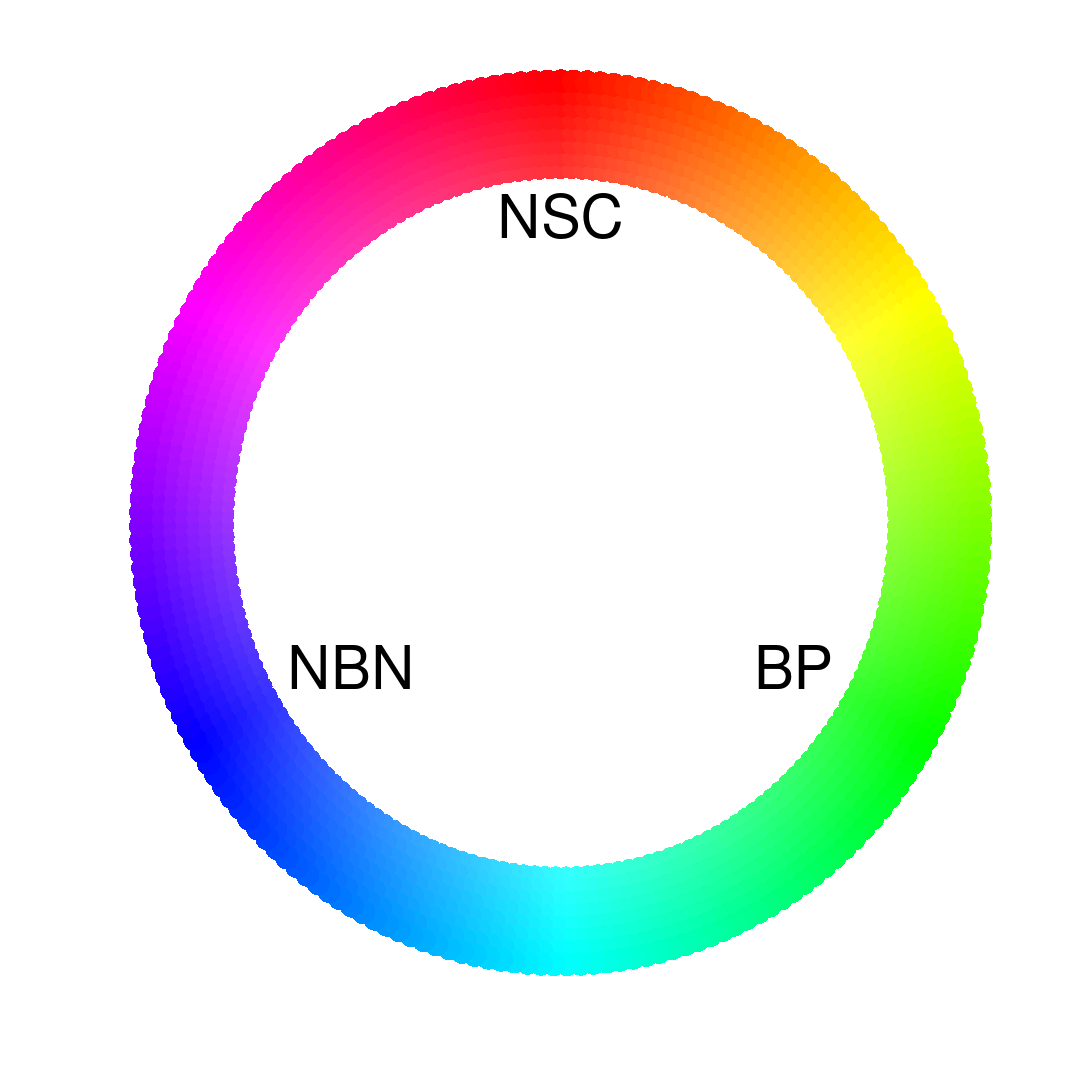
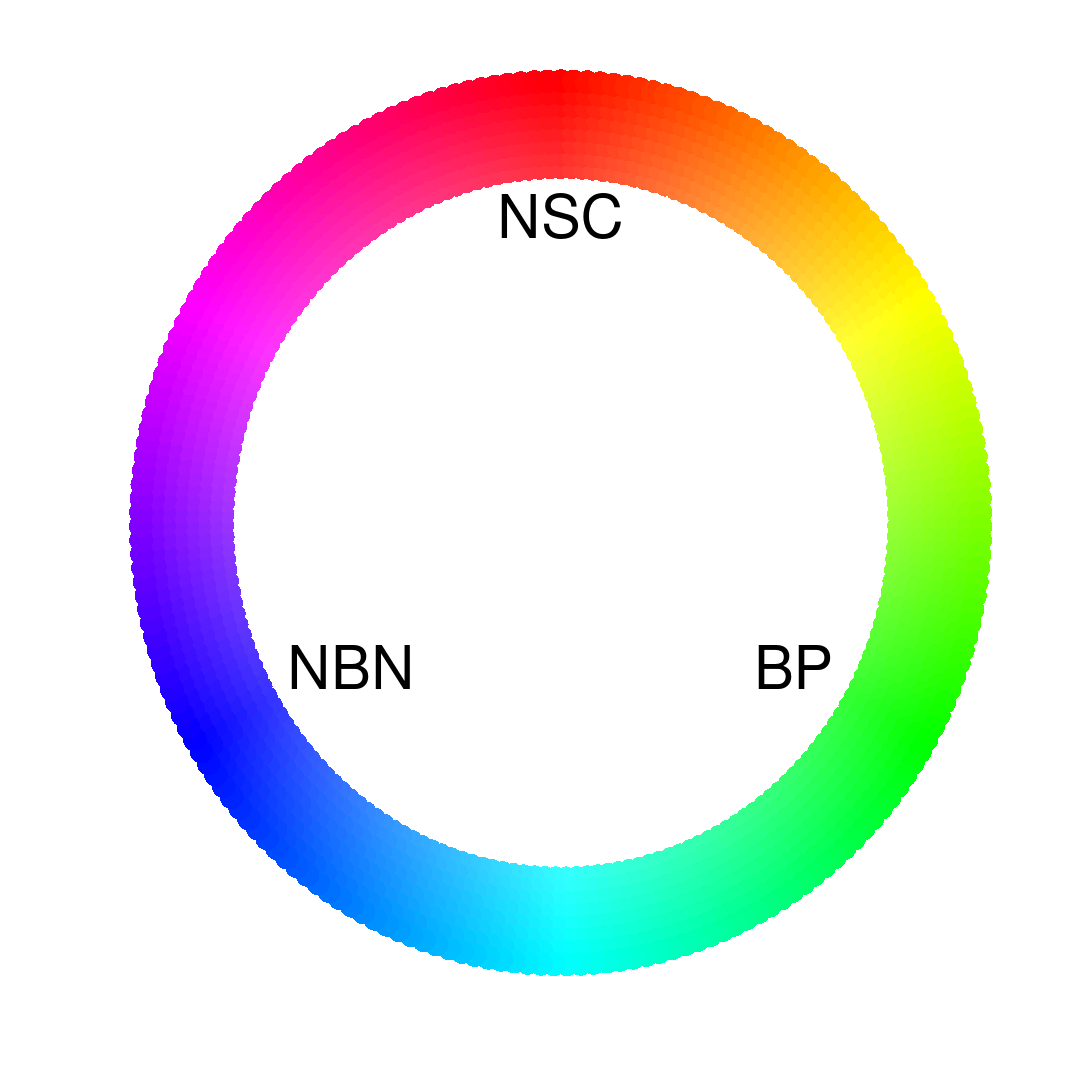
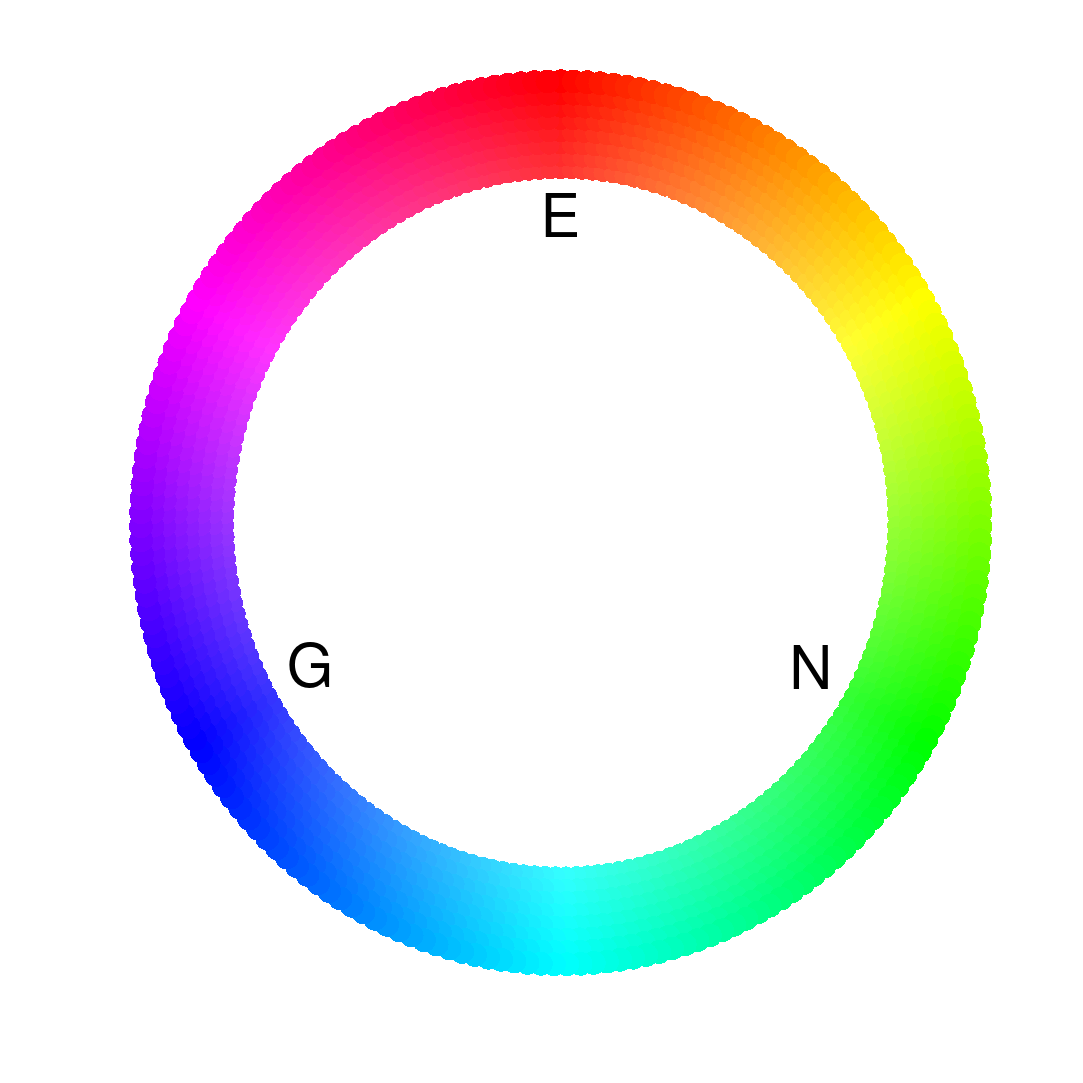
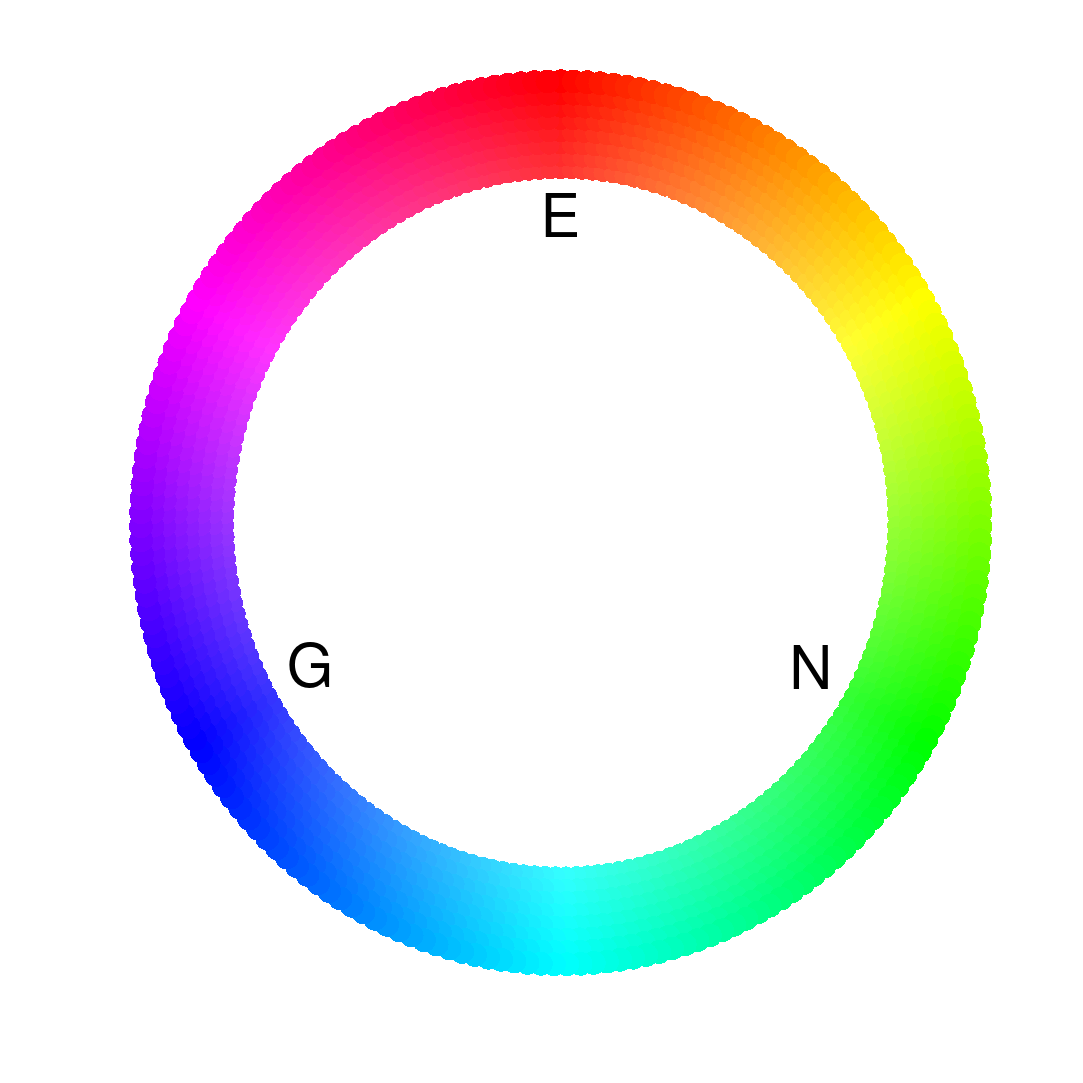

Write the MATLAB code that produced these figures, in order.
function Phases_polar_plot()
%clear all; close all; clc;

set(0,'DefaultTextFontSize',50)
% Saturation = r
% Hue = phi/2*pi

R = linspace(.8,1,8);
PHI = linspace(0,2*pi,200);
PHI = PHI(1:end-1);

x = [];
y = [];
col = [];
S = [];
for r = R
    for phi = PHI
        x = [x; r*sin(phi)];
        y = [y; r*cos(phi)];
        col = [col; hsv2rgb([phi/(2*pi) r 1])];
        S = [S; 20*r];
    end
end
disp('plot')
figure('visible','off');
scatter(x,y,S.^2,col,'filled')
hold on;
r = .75;
Phi = [0 2*pi/3 4*pi/3];
Phase = {'NSC','BP','NBN'};
k = 1;
text(r*sin(Phi(k)),r*cos(Phi(k)),Phase{k},'HorizontalAlignment','center','VerticalAlignment','top');
k = 2;
text(r*sin(Phi(k)),r*cos(Phi(k)),Phase{k},'HorizontalAlignment','right','VerticalAlignment','bottom');
k = 3;
text(r*sin(Phi(k)),r*cos(Phi(k)),Phase{k},'HorizontalAlignment','left','VerticalAlignment','bottom');
axis off
dim = [32 32];
set(gcf,'units','Centimeters','PaperUnits','Centimeters','PaperPositionMode','Auto','PaperPosition',[0 0 dim],'PaperSize',[dim]);
print(gcf,'Fig/Celltype_phase_plot_s','-dpdf');
print(gcf,'Fig/Celltype_phase_plot_s','-dpng');

figure('visible','off');
scatter(x,y,S.^2,col,'filled')
hold on;
r = .75;
Phi = [0 2*pi/3 4*pi/3];
Phase = {'E','N','G'};
k = 1;
text(r*sin(Phi(k)),r*cos(Phi(k)),Phase{k},'HorizontalAlignment','center','VerticalAlignment','top');
k = 2;
text(r*sin(Phi(k)),r*cos(Phi(k)),Phase{k},'HorizontalAlignment','right','VerticalAlignment','bottom');
k = 3;
text(r*sin(Phi(k)),r*cos(Phi(k)),Phase{k},'HorizontalAlignment','left','VerticalAlignment','bottom');
axis off
dim = [32 32];
set(gcf,'units','Centimeters','PaperUnits','Centimeters','PaperPositionMode','Auto','PaperPosition',[0 0 dim],'PaperSize',[dim]);
print(gcf,'Fig/NSC_phase_plot_s','-dpdf');
print(gcf,'Fig/NSC_phase_plot_s','-dpng');


